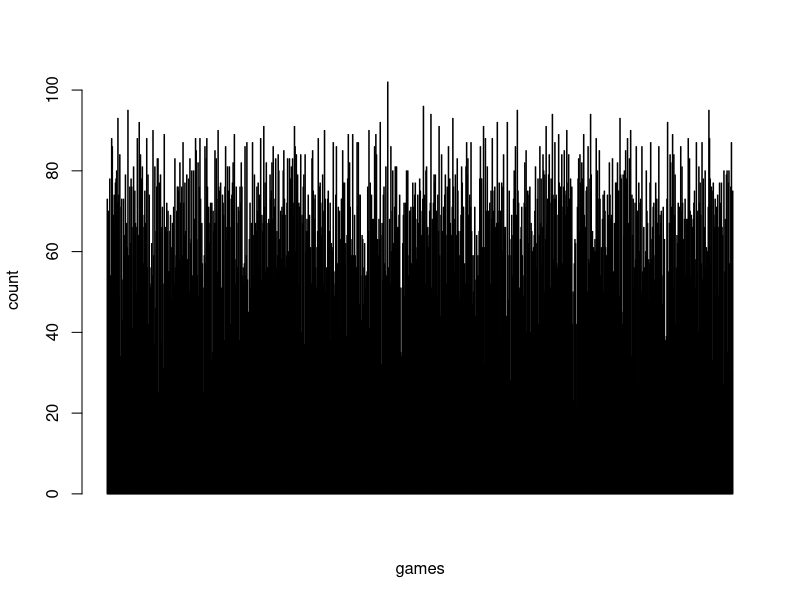

Here is the R script that generated this plot:
## ---- chunk 1
knitr::opts_chunk$set(echo = TRUE)
knitr::opts_chunk$set(warning = FALSE)
library(tidyverse)

## ---- chunk 2

generate_first_day <- function(teams) {
      first.day <- data.frame()
      team.list <- teams
      for (i in 1:(length(teams) / 2)) {
            team2 <- sample(2:length(team.list), 1)
            if(team2 == 1) {team2 <- 2}
            match <- data.frame(team1 = team.list[1], team2 = team.list[team2])
            first.day <- rbind(first.day, data.frame(team1 = team.list[1], team2 = team.list[team2])) 
            team.list <- team.list[-team2] 
            team.list <- team.list[-1]
      }
      return(first.day)
}

generate_schedule <- function(teams, first.day) {
    schedule <- data.frame()
      for (i in 1:(length(teams)-1)){
        for (j in (i+1):length(teams)){
          schedule <- rbind(schedule, data.frame(team1 = teams[i], team2 = teams[j]))
        }
      }
     schedule <-  setdiff(schedule, first.day) 
     rows <- sample(nrow(schedule))
     schedule <- schedule[rows, ]
     
    return(schedule)
}

update_first_day <- function(team1, team2){
    total_games <<- total_games + 8
    team.data$games.played[team1] <<- team.data$games.played[team1] + 1
    team.data$games.played[team2] <<- team.data$games.played[team2] + 1
}

match_result <- function(team1, team2){
    denom <- team1 + team2 + 1
    outcome <- sample(1:denom, 1)
    winner <- ifelse(outcome <= team1, team1,
                     ifelse(outcome <= (team1 + team2), team2,
                            0))
    
    return(winner)
}

update_team_data <- function(team1, team2, teams, team.data ){
    
    #Update games played
    team.data$games.played[team1] <- team.data$games.played[team1] + 1
    team.data$games.played[team2] <- team.data$games.played[team2] + 1
    
    #find ouutcome
    outcome <- match_result(team1, team2)
    
    
    #Update points
    if (outcome == 0) {
          team.data$points[team1] <- team.data$points[team1] + 1
          team.data$points[team2] <- team.data$points[team2] + 1
    } else if (outcome == team1) {
          team.data$points[team1] <- team.data$points[team1] + 2
    } else {
          team.data$points[team2] <- team.data$points[team2] + 2
    }
    
    #Update Possible Points
    team.data$possible.points[team1] <- team.data$points[team1] + 
                                        ((length(teams) - 1) - team.data$games.played[team1]) * 2
    team.data$possible.points[team2] <- team.data$points[team2] + 
                                        ((length(teams) - 1) - team.data$games.played[team2]) * 2
    return(team.data)
}  

rank_team <- function(team.data) {
    team.data <- team.data %>% 
    mutate(rank = dense_rank(desc(points)))
}

determine_winner <- function(team.data) {
    winner <- FALSE
    leader_current_points <- max(team.data$points)
    contender_possible_points <- sort(team.data$possible.points, decreasing = T)[2]
    
    if(leader_current_points > contender_possible_points){
      winner <- TRUE
    }
    
    if(sort(team.data$games.played, decreasing = TRUE)[2] == 15){
      tied_second_points <- unique(sort(team.data$possible.points, decreasing = T))[2]
        if(leader_current_points > tied_second_points){
           winner <- TRUE
        }
    }
    
    return(winner)
}

determine_next_team <- function(team.data){
    possible_teams <- team.data$team[team.data$games.played < 15 &
                                     team.data$possible.points == max(team.data$possible.points)]
                                     
    next_team <- sort(possible_teams, decreasing = TRUE)[1]
    
    return(next_team)
  
}

determine_next_match <- function(team, schedule) {
    col1 <- match(team, schedule$team1)
    col2 <- match(team, schedule$team2)
    row <- ifelse(is.na(col1), col2,
                  ifelse(is.na(col2), col1,
                         ifelse(col1<col2, col1, col2)))
    next_match <- schedule[row, ]
    
    return(next_match) 
}

update_schedule <- function(next_match, schedule){
  
    schedule <- setdiff(schedule, next_match)
    
    return(schedule)
}
      
main <- function() {
  games_to_winner <- c()
  
  for (game in 1:1000) {
      total_games <- 0
      teams <- 1:16
      team.data <- crossing(team = 1:16,
                            games.played = 0, 
                            possible.points  = 30,
                            points = 0,
                            rank = 1)
      first.day <-  generate_first_day(teams = teams)
      schedule <- generate_schedule(teams = teams, first.day = first.day)
      
      #Update after 1st day (8 matches)
      for (i in 1:(length(teams) / 2)){
          team.data <- update_team_data(team1 = first.day$team1[i], 
                        team2 = first.day$team2[i],
                        teams = teams,
                        team.data = team.data)
      }
      
      total_games <- sum(team.data$games.played / 2)
      team.data <- rank_team(team.data)
      
      winner <- determine_winner(team.data) 
      
      while(winner == FALSE & total_games <120) {
          next_team <- determine_next_team(team.data)
          next_match <- determine_next_match(next_team, schedule)
          schedule <- update_schedule(next_match, schedule)
          team.data <- update_team_data(next_match$team1, next_match$team2, teams,team.data)
          total_games <- sum(team.data$games.played / 2)
          winner <- determine_winner(team.data)
      }
      
      games_played <- ifelse(winner == FALSE, NA, total_games)
      games_to_winner <- append(games_to_winner, games_played)
  }
  
  answer_median <- median(games_to_winner, na.rm = T)
  answer_mean <- mean(games_to_winner, na.rm = T)
  answer_min <- min(games_to_winner, na.rm = T)
  answer_max <- max(games_to_winner, na.rm = T)

  print(paste0("Median number of games until winner is ", answer_median))
  print(paste0("Mean number of games until winner is ", answer_mean))
  print(paste0("Minimum number of games until winner is ", answer_min))
  print(paste0("Maximum number of games until winner is ", answer_max))
  barplot(games_to_winner,
          xlab = "games",
          ylab = "count")

}

main() 

